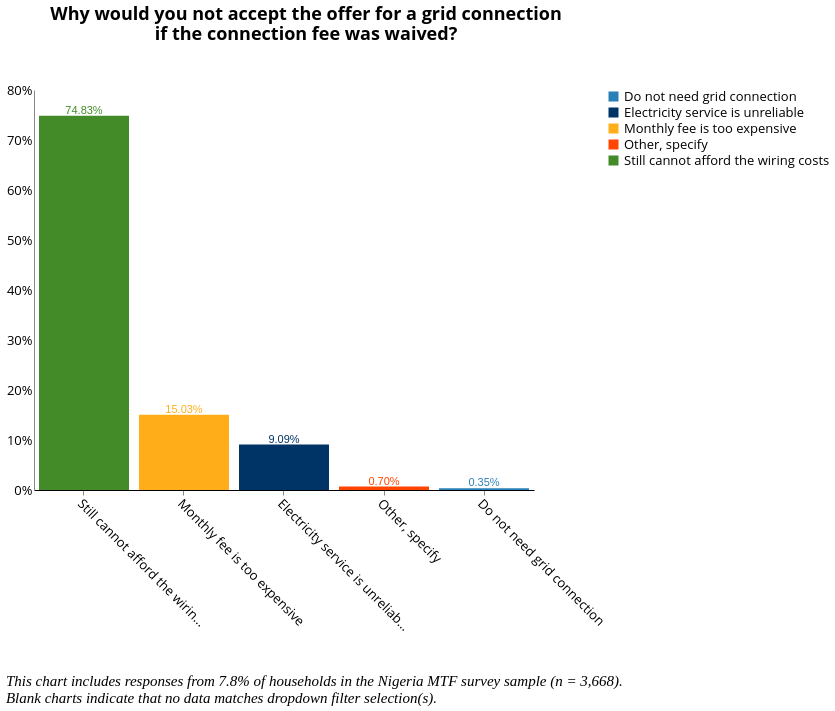

Source (Vega-Lite JSON):
### Vega-Lite specification from a JSON file in a GitHub repository (floating-point values rounded to 4 significant figures; data arrays with more than 128 entries replaced by an {"elided": "..."} marker saying what was removed)
{"width": 800, "height": 400, "config": {"title": {"fontSize": 18, "font": "Open Sans", "anchor": "center", "fontColor": "#000000"}, "axisX": {"domain": true, "domainColor": "#000000", "grid": false, "labelFont": "Open Sans", "labelFontSize": 13, "titleFont": "Open Sans", "titleFontSize": 13, "titleFontWeight": "normal", "title": "X Axis Title (units)", "labelAngle": 45}, "axisY": {"domain": true, "grid": false, "gridColor": "#DEDDDD", "gridWidth": 1, "labelFont": "Open Sans", "labelFontSize": 13, "labelAngle": 0, "ticks": false, "titleFont": "Open Sans", "titleFontSize": 13, "titleFontWeight": "normal", "titlePadding": 10, "title": "Y Axis Title (units)"}, "range": {"category": ["#2980B9", "#003366", "#FFAE19", "#FF4500", "#438B28", "#45B39D", "#99ADC1", "#212F3C"]}, "legend": {"labelFont": "Open Sans", "labelFontSize": 13, "symbolType": "square", "symbolSize": 100, "titleFont": "Open Sans", "titleFontSize": 13, "titleFontWeight": "normal", "title": "Legend", "orient": "right", "offset": 0, "labelLimit": 0}, "tooltip": {"font": "Open Sans"}, "view": {"stroke": "transparent", "text": {"font": "Open Sans", "color": ["#2980B9", "#003366", "#FFAE19", "#FF4500", "#438B28", "#45B39D", "#99ADC1", "#212F3C"], "fontSize": 13, "align": "right", "fontWeight": 400, "size": 13}, "bar": {"size": 40, "binSpacing": 1, "continuousBandSize": 30, "discreteBandSize": 30, "fill": ["#2980B9", "#003366", "#FFAE19", "#FF4500", "#438B28", "#45B39D", "#99ADC1", "#212F3C"], "stroke": false}}}, "concat": [{"layer": [{"mark": "bar", "encoding": {"color": {"field": "d_8", "type": "nominal"}, "tooltip": {"field": "d_8", "type": "nominal"}, "x": {"axis": {"title": " "}, "field": "d_8", "sort": {"field": "d_8", "op": "count", "order": "descending"}, "type": "nominal"}, "y": {"aggregate": "sum", "axis": {"format": "%", "title": ""}, "field": "pct", "type": "quantitative"}}, "height": 400, "selection": {"selector023": {"type": "single", "fields": ["i19a"], "bind": {"input": "select", "options": [null, "Wood purchased", "Wood collected", "Crop Residue/Plant Biomass", "Kerosene", "Charcoal", "LPG/cooking gas", "Electric", "Charcoal Briquettes", "Garbage", "Piped Natural Gas", "Coal Briquette", "Biomass Briquette", "Other, specify", "Coal/lignite"], "labels": ["All Responses", "Wood purchased", "Wood collected", "Crop Residue/Plant Biomass", "Kerosene", "Charcoal", "LPG/cooking gas", "Electric", "Charcoal Briquettes", "Garbage", "Piped Natural Gas", "Coal Briquette", "Biomass Briquette", "Other", "Coal/lignite"], "name": "Primary Source of Cooking Fuel  "}}, "selector022": {"type": "single", "fields": ["primary_stove"], "bind": {"input": "select", "options": [null, "3-Stone/Open Fire Stove", "Koresone Stove", "Missing Data", "Manufactured Stove Traditional", "LPG/Natural Gas Stove", "Electric Stove"], "labels": ["All Responses", "3-Stone/Open Fire Stove", "Kerosene Stove", "Primary Stove Not Listed", "Manufactured Stove Traditional", "LPG/Natural Gas Stove", "Electric Stove"], "name": "Primary Stove  "}}, "selector020": {"type": "single", "fields": ["locality"], "bind": {"input": "select", "options": [null, 0, 1], "labels": ["National", "Urban", "Rural"], "name": "Locality Breakdown  "}}, "selector021": {"type": "single", "fields": ["elc_aggr_tier"], "bind": {"input": "select", "options": [null, "Tier 0", "Tier 1", "Tier 2", "Tier 3", "Tier 4", "Tier 5"], "labels": ["All Tiers", "Tier 0", "Tier 1", "Tier 2", "Tier 3", "Tier 4", "Tier 5"], "name": "Electricity Tiers  "}}}, "transform": [{"joinaggregate": [{"op": "count", "field": "*", "as": "total"}]}, {"calculate": "1 / datum.total", "as": "pct"}], "width": 500}, {"mark": {"type": "text", "align": "center", "baseline": "bottom"}, "encoding": {"color": {"field": "d_8", "type": "nominal"}, "text": {"aggregate": "sum", "field": "pct", "format": ".2%", "type": "quantitative"}, "tooltip": {"field": "d_8", "type": "nominal"}, "x": {"axis": {"title": " "}, "field": "d_8", "sort": {"field": "d_8", "op": "count", "order": "descending"}, "type": "nominal"}, "y": {"aggregate": "sum", "axis": {"format": "%", "title": ""}, "field": "pct", "type": "quantitative"}}, "height": 400, "transform": [{"joinaggregate": [{"op": "count", "field": "*", "as": "total"}]}, {"calculate": "1 / datum.total", "as": "pct"}], "width": 500}], "title": {"text": ["Why would you not accept the offer for a grid connection", "if the connection fee was waived?"], "color": "black", "subtitleColor": "black", "offset": 40}, "transform": [{"filter": {"selection": "selector023"}}, {"filter": {"selection": "selector022"}}, {"filter": {"selection": "selector020"}}, {"filter": {"selection": "selector021"}}]}], "data": {"name": "data-589131eeb70008389f010502ef19662c"}, "title": {"text": ["", "", "This chart includes responses from 7.8% of households in the Nigeria MTF survey sample (n = 3,668).", "Blank charts indicate that no data matches dropdown filter selection(s)."], "anchor": "start", "baseline": "bottom", "font": "Times New Roman", "fontSize": 15, "fontStyle": "italic", "fontWeight": "normal", "orient": "bottom"}, "$schema": "https://vega.github.io/schema/vega-lite/v4.17.0.json", "datasets": {"data-589131eeb70008389f010502ef19662c": {"elided": "286 records"}}}
